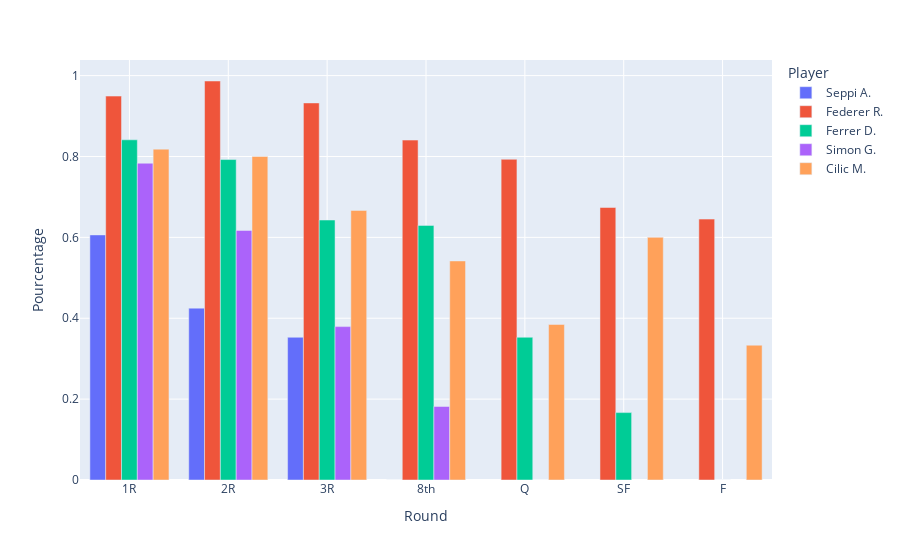

Here is the notebook cell this chart was saved with:
### Markdown cell above
Variable **round** avec la condition que **serie** = GC.

### Code cell
vertical_concat = create_dataframe('Round', crosstab_round_GS)

fig = px.bar(vertical_concat, x='Round', y='Pourcentage', color = 'Player', barmode='group')
fig.update_layout(title_font_size=24)
fig.update_xaxes(showgrid=True)
fig.show()

### Figure 1 — Plotly figure (JSON) as saved in the notebook; plotly's stock layout.template omitted (floating-point values rounded to 4 significant figures)
{"data": [{"alignmentgroup": "True", "hovertemplate": "Player=Seppi A.<br>Round=%{x}<br>Pourcentage=%{y}<extra></extra>", "legendgroup": "Seppi A.", "marker": {"color": "#636efa", "pattern": {"shape": ""}}, "name": "Seppi A.", "offsetgroup": "Seppi A.", "orientation": "v", "showlegend": true, "textposition": "auto", "type": "bar", "x": ["1R", "2R", "3R", "8th", "Q", "SF", "F"], "xaxis": "x", "y": [0.6061, 0.425, 0.3529, 0, null, null, null], "yaxis": "y"}, {"alignmentgroup": "True", "hovertemplate": "Player=Federer R.<br>Round=%{x}<br>Pourcentage=%{y}<extra></extra>", "legendgroup": "Federer R.", "marker": {"color": "#EF553B", "pattern": {"shape": ""}}, "name": "Federer R.", "offsetgroup": "Federer R.", "orientation": "v", "showlegend": true, "textposition": "auto", "type": "bar", "x": ["1R", "2R", "3R", "8th", "Q", "SF", "F"], "xaxis": "x", "y": [0.9494, 0.9867, 0.9324, 0.8406, 0.7931, 0.6739, 0.6452], "yaxis": "y"}, {"alignmentgroup": "True", "hovertemplate": "Player=Ferrer D.<br>Round=%{x}<br>Pourcentage=%{y}<extra></extra>", "legendgroup": "Ferrer D.", "marker": {"color": "#00cc96", "pattern": {"shape": ""}}, "name": "Ferrer D.", "offsetgroup": "Ferrer D.", "orientation": "v", "showlegend": true, "textposition": "auto", "type": "bar", "x": ["1R", "2R", "3R", "8th", "Q", "SF", "F"], "xaxis": "x", "y": [0.8413, 0.7925, 0.6429, 0.6296, 0.3529, 0.1667, 0], "yaxis": "y"}, {"alignmentgroup": "True", "hovertemplate": "Player=Simon G.<br>Round=%{x}<br>Pourcentage=%{y}<extra></extra>", "legendgroup": "Simon G.", "marker": {"color": "#ab63fa", "pattern": {"shape": ""}}, "name": "Simon G.", "offsetgroup": "Simon G.", "orientation": "v", "showlegend": true, "textposition": "auto", "type": "bar", "x": ["1R", "2R", "3R", "8th", "Q", "SF", "F"], "xaxis": "x", "y": [0.7833, 0.617, 0.3793, 0.1818, 0, null, null], "yaxis": "y"}, {"alignmentgroup": "True", "hovertemplate": "Player=Cilic M.<br>Round=%{x}<br>Pourcentage=%{y}<extra></extra>", "legendgroup": "Cilic M.", "marker": {"color": "#FFA15A", "pattern": {"shape": ""}}, "name": "Cilic M.", "offsetgroup": "Cilic M.", "orientation": "v", "showlegend": true, "textposition": "auto", "type": "bar", "x": ["1R", "2R", "3R", "8th", "Q", "SF", "F"], "xaxis": "x", "y": [0.8182, 0.8, 0.6667, 0.5417, 0.3846, 0.6, 0.3333], "yaxis": "y"}], "layout": {"barmode": "group", "legend": {"title": {"text": "Player"}, "tracegroupgap": 0}, "margin": {"t": 60}, "title": {"font": {"size": 24}}, "xaxis": {"anchor": "y", "domain": [0, 1], "showgrid": true, "title": {"text": "Round"}}, "yaxis": {"anchor": "x", "domain": [0, 1], "title": {"text": "Pourcentage"}}}}
